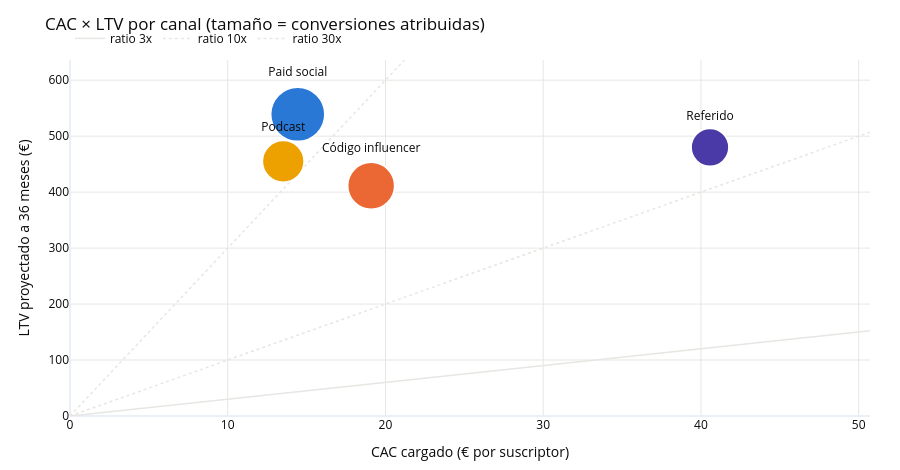

The code cell stored with this chart in its notebook:
### Markdown cell above
## 2. El cruce

El gráfico clásico: coste en un eje, valor en el otro, y las diagonales de ratio constante. Un canal
está tanto mejor cuanto más arriba y más a la izquierda.

### Code cell
fig = go.Figure()
x_max = priced.cac_cargado.max() * 1.25
for ratio, dash in ((HEALTHY_RATIO, "solid"), (10, "dot"), (30, "dot")):
    fig.add_trace(go.Scatter(x=[0, x_max], y=[0, x_max * ratio], mode="lines",
                             line=dict(color=C_GRID, width=1.5, dash=dash),
                             name=f"ratio {ratio:g}x", hoverinfo="skip"))
for canal, row in priced.iterrows():
    fig.add_trace(go.Scatter(
        x=[row.cac_cargado], y=[row.ltv_proyectado], mode="markers+text",
        marker=dict(size=np.sqrt(row.conversiones) * 1.6, color=CHANNEL_COLOR[canal],
                    line=dict(color="white", width=1.5)),
        text=[CHANNEL_LABEL[canal]], textposition="top center",
        name=CHANNEL_LABEL[canal], showlegend=False,
        hovertemplate=(f"<b>{CHANNEL_LABEL[canal]}</b><br>CAC {row.cac_cargado:.2f} €<br>"
                       f"LTV {row.ltv_proyectado:.0f} €<br>ratio {row.ratio:.1f}x<br>"
                       f"{row.conversiones:.0f} conversiones<extra></extra>")))
fig.update_layout(**{**PLOT_LAYOUT, "height": 470},
                  title="CAC × LTV por canal (tamaño = conversiones atribuidas)",
                  xaxis_title="CAC cargado (€ por suscriptor)",
                  yaxis_title="LTV proyectado a 36 meses (€)")
fig.update_xaxes(range=[0, x_max])
fig.update_yaxes(range=[0, priced.ltv_proyectado.max() * 1.18])
fig.show()

cheapest = priced.cac_cargado.idxmin()
best = priced.ratio.idxmax()
print(f"canal más barato de captar : {CHANNEL_LABEL[cheapest]} ({priced.cac_cargado.min():.2f} €)")
print(f"canal con mejor ratio      : {CHANNEL_LABEL[best]} ({priced.ratio.max():.1f}x)")
print(f"¿coinciden? {'sí' if cheapest == best else 'NO'}")

### Figure 1 — Plotly figure (JSON) as saved in the notebook; plotly's stock layout.template omitted (floating-point values rounded to 4 significant figures)
{"data": [{"hoverinfo": "skip", "line": {"color": "#e6e6e3", "dash": "solid", "width": 1.5}, "mode": "lines", "name": "ratio 3x", "type": "scatter", "x": [0, 50.72], "y": [0, 152.2]}, {"hoverinfo": "skip", "line": {"color": "#e6e6e3", "dash": "dot", "width": 1.5}, "mode": "lines", "name": "ratio 10x", "type": "scatter", "x": [0, 50.72], "y": [0, 507.2]}, {"hoverinfo": "skip", "line": {"color": "#e6e6e3", "dash": "dot", "width": 1.5}, "mode": "lines", "name": "ratio 30x", "type": "scatter", "x": [0, 50.72], "y": [0, 1522.0]}, {"hovertemplate": "<b>Paid social</b><br>CAC 14.44 €<br>LTV 539 €<br>ratio 37.3x<br>1144 conversiones<extra></extra>", "marker": {"color": "#2a78d6", "line": {"color": "white", "width": 1.5}, "size": 54.11}, "mode": "markers+text", "name": "Paid social", "showlegend": false, "text": ["Paid social"], "textposition": "top center", "type": "scatter", "x": [14.44], "y": [539.1]}, {"hovertemplate": "<b>Podcast</b><br>CAC 13.52 €<br>LTV 455 €<br>ratio 33.7x<br>680 conversiones<extra></extra>", "marker": {"color": "#eda100", "line": {"color": "white", "width": 1.5}, "size": 41.71}, "mode": "markers+text", "name": "Podcast", "showlegend": false, "text": ["Podcast"], "textposition": "top center", "type": "scatter", "x": [13.52], "y": [455.0]}, {"hovertemplate": "<b>Código influencer</b><br>CAC 19.09 €<br>LTV 411 €<br>ratio 21.5x<br>861 conversiones<extra></extra>", "marker": {"color": "#eb6834", "line": {"color": "white", "width": 1.5}, "size": 46.95}, "mode": "markers+text", "name": "Código influencer", "showlegend": false, "text": ["Código influencer"], "textposition": "top center", "type": "scatter", "x": [19.09], "y": [411.4]}, {"hovertemplate": "<b>Referido</b><br>CAC 40.57 €<br>LTV 480 €<br>ratio 11.8x<br>557 conversiones<extra></extra>", "marker": {"color": "#4a3aa7", "line": {"color": "white", "width": 1.5}, "size": 37.75}, "mode": "markers+text", "name": "Referido", "showlegend": false, "text": ["Referido"], "textposition": "top center", "type": "scatter", "x": [40.57], "y": [480.0]}], "layout": {"font": {"color": "#0b0b0b", "size": 12}, "height": 470, "hovermode": "closest", "legend": {"orientation": "h", "x": 0, "y": 1.02, "yanchor": "bottom"}, "margin": {"b": 50, "l": 70, "r": 30, "t": 60}, "title": {"text": "CAC × LTV por canal (tamaño = conversiones atribuidas)"}, "xaxis": {"gridcolor": "#e6e6e3", "range": [0, 50.72], "title": {"text": "CAC cargado (€ por suscriptor)"}}, "yaxis": {"gridcolor": "#e6e6e3", "range": [0, 636.1], "title": {"text": "LTV proyectado a 36 meses (€)"}}}}
